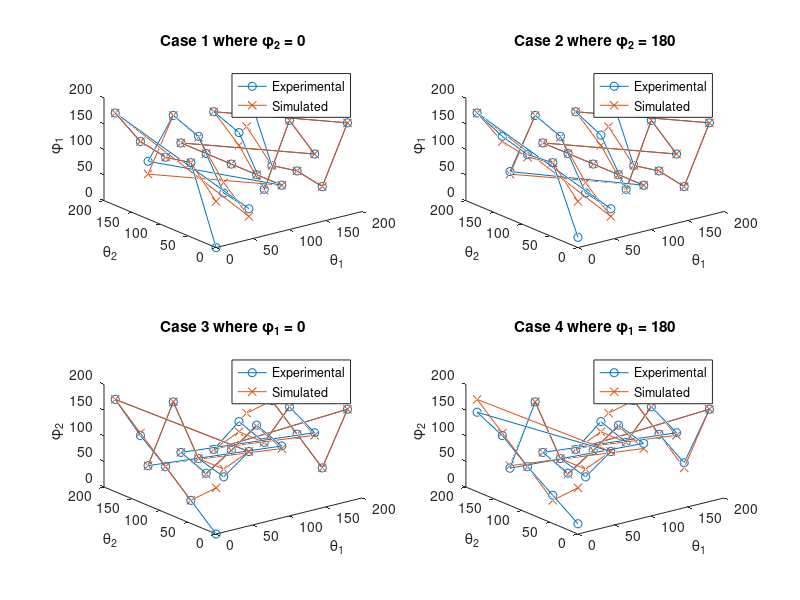

Here is the MATLAB script that generated this plot:
% Plots phi values in relation to input theta angles

theta1 = [0 0 0 0 0 45 45 45 45 45 90 90 90 90 90 135 135 135 135 135 180 180 180 180 180];
theta2 = [0 45 90 135 180 0 45 90 135 180 0 45 90 135 180 0 45 90 135 180 0 45 90 135 180];
phi1c1 = [0 145 135 145 180 60 70 160 180 70 90 90 90 90 90 135 180 25 115 135 180 35 45 35 165];
phi1c1sim = [90 145 135 145 180 45 90 158 180 45 90 90 90 90 90 135 180 23 90 135 180 35 45 35 90];
subplot(2,2,1)
plot3(theta1,theta2,phi1c1, '-o');
hold on
plot3(theta1,theta2,phi1c1sim, '-x');
legend('Experimental','Simulated');
xlabel('\theta_1')
ylabel('\theta_2')
zlabel('\phi_1')
title('Case 1 where \phi_2 = 0')
%view
hold on

subplot(2,2,2)
phi1c2 = [20 145 140 155 180 60 70 160 180 50 90 90 90 90 90 135 180 25 110 135 180 35 45 35 165];
phi1c2sim = [90 145 135 145 180 45 90 158 180 45 90 90 90 90 90 135 180 23 90 135 180 35 45 35 90];
plot3(theta1,theta2,phi1c2, '-o');
hold on
plot3(theta1,theta2,phi1c2sim, '-x');
legend('Experimental','Simulated');
xlabel('\theta_1')
ylabel('\theta_2')
zlabel('\phi_1')
title('Case 2 where \phi_2 = 180')

hold on

subplot(2,2,3)
phi1c3 = [0 45 90 130 180 145 75 90 180 35 140 160 90 25 45 150 180 90 110 35 180 45 90 135 160];
phi1c3sim = [90 45 90 135 180 145 90 90 180 35 135 158 90 23 45 145 180 90 90 35 180 45 90 135 90];
plot3(theta1,theta2,phi1c3, '-o');
hold on
plot3(theta1,theta2,phi1c3sim, '-x');
legend('Experimental','Simulated');
xlabel('\theta_1')
ylabel('\theta_2')
zlabel('\phi_2')
title('Case 3 where \phi_1 = 0')

hold on

subplot(2,2,4)
phi1c4 = [20 55 90 130 155 145 75 90 180 30 145 160 90 25 45 150 180 90 110 35 180 55 90 135 165];
phi1c4sim = [90 45 90 135 180 145 90 90 180 35 135 158 90 23 45 145 180 90 90 35 180 45 90 135 90];
plot3(theta1,theta2,phi1c4, '-o');
hold on
plot3(theta1,theta2,phi1c4sim, '-x');
legend('Experimental','Simulated');
xlabel('\theta_1')
ylabel('\theta_2')
zlabel('\phi_2')
title('Case 4 where \phi_1 = 180')
